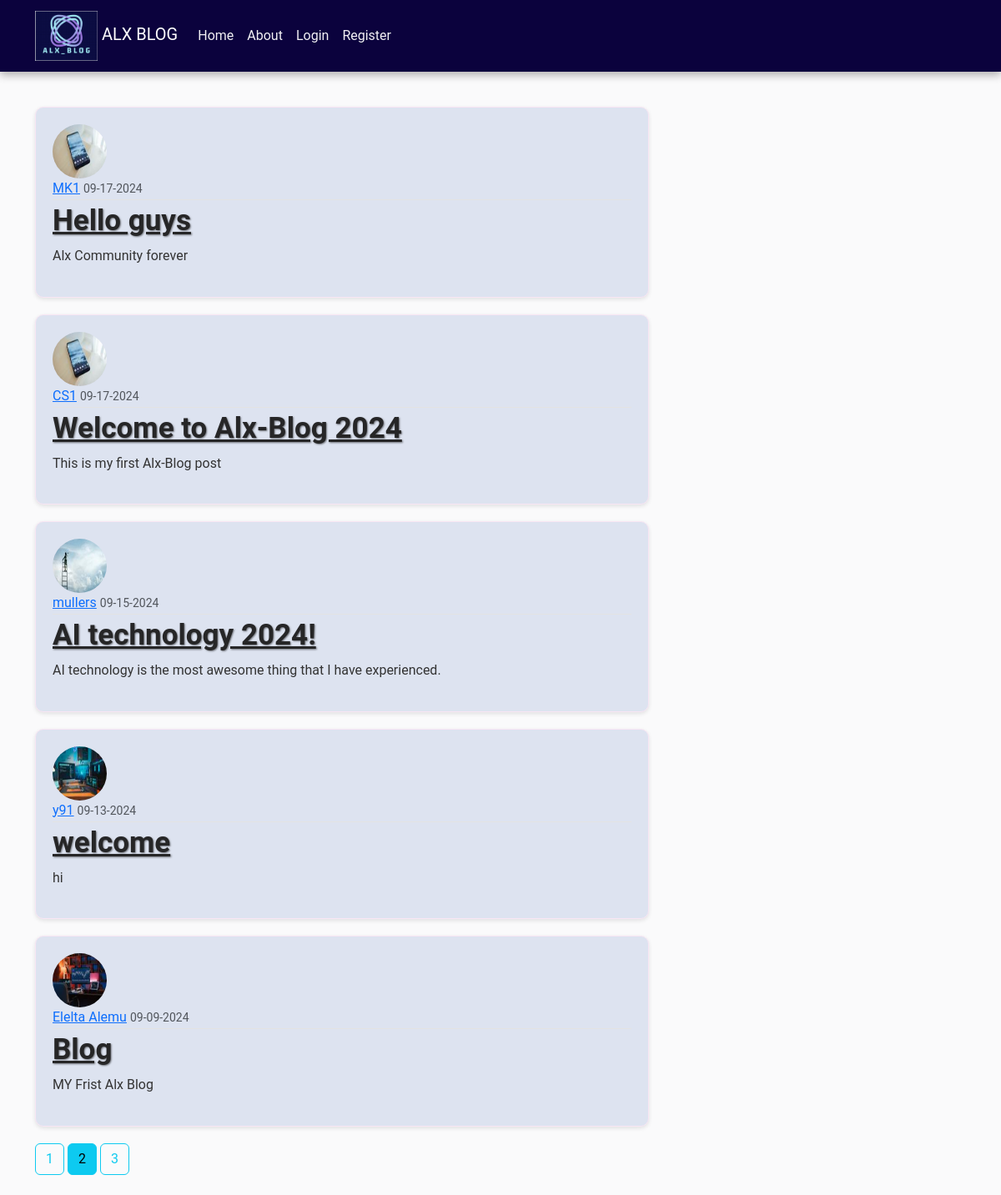
The page /home?page=2 on the database its author committed.
### alxblog/models.py (models this page shows, shortened)
class Post(db.Model):
    id = db.Column(db.Integer, primary_key=True)
    title = db.Column(db.String(150), nullable=False)
    date_posted = db.Column(db.DateTime, nullable=False, default=datetime.utcnow)
    content = db.Column(db.Text, nullable=False)
    user_id = db.Column(db.Integer, db.ForeignKey('user.id'), nullable=False)
    comments = db.relationship('Comment', backref='post', lazy=True)

class User(db.Model, UserMixin):
    id = db.Column(db.Integer, primary_key=True)
    username = db.Column(db.String(20), unique=True, nullable=False)
    email = db.Column(db.String(150), unique=True, nullable=False)
    image_file = db.Column(db.String(20), nullable=False, default='default.jpg')
    password = db.Column(db.String(60), nullable=False)
    posts = db.relationship('Post', backref='author', lazy=True)
    comments = db.relationship('Comment', back_populates='user', lazy=True)

### alxblog/routes.py (the view)
@app.route("/home")
def home():
    page = request.args.get('page', 1, type=int)
    posts = Post.query.order_by(Post.date_posted.desc()).paginate(page=page, per_page=5)
    return render_template('home.html', posts=posts, title='Home')

### alxblog/templates/home.html
{% extends "layout.html" %}
{% block content %}
{% for post in posts.items %}
 <article class="media content-section">
    <img class="rounded-circle article-img" src="{{ url_for('static', filename='profile_pics/' + post.author.image_file) }}">
    <div class="media-body">
      <div class="article-metadata">
        <a class="mr-2" href="#">{{ post.author.username }}</a>
        <small class="text-muted">{{ post.date_posted.strftime('%m-%d-%Y') }}</small>
      </div>
      <h2><a class="article-title" href="{{ url_for('post', post_id=post.id) }}">{{ post.title }}</a></h2>
      <p class="article-content">{{ post.content }}</p>
    </div>
  </article>
{% endfor %}
{% for page_num in posts.iter_pages(left_edge=1, right_edge=1, left_current=1, right_current=2) %}
{% if page_num %}
{% if posts.page == page_num%}
<a class="btn btn-info mb-4" href="{{ url_for('home', page=page_num) }}">{{ page_num }}</a>
{% else %}
<a class="btn btn-outline-info mb-4" href="{{ url_for('home', page=page_num) }}">{{ page_num }}</a>
{% endif %}
{% else %}
...
{% endif %}
{% endfor %}
{% endblock content %}

### alxblog/static/main.css (style rules this page uses)
body { background: #fafafb; font-family: "Roboto", sans-serif; font-size: medium; color: #333333; margin-top: 5rem; transition: background 0.5s ease; }
h1, h2, h3, h4, h5, h6 { font-size: 35px; color: #444444; text-shadow: 1px 1px 2px rgba(0, 0, 0, 0.5); }
.content-section { background: #dde3f0; padding: 20px; border: 1px solid #f8e6f4; border-radius: 10px; margin-bottom: 20px; box-shadow: 0 2px 5px rgba(0, 0, 0, 0.1); transition: transform 0.3s ease; }
.article-title { color: #262627; font-weight: bold; }
.article-content { white-space: pre-line; line-height: 1.6; }
.article-img { height: 65px; width: 65px; margin-right: 16px; border-radius: 50%; }
.article-metadata { padding-bottom: 1px; margin-bottom: 4px; border-bottom: 1px solid #e3e3e3; }

### rows shown on the page
Post: image_file (picture), author.username "MK1", date_posted "09-17-2024", title "Hello guys", content "Alx Community forever"
Post: image_file (picture), author.username "CS1", date_posted "09-17-2024", title "Welcome to Alx-Blog 2024", content "This is my first Alx-Blog post"
Post: image_file (picture), author.username "mullers", date_posted "09-15-2024", title "AI technology 2024!", content "AI technology is the most awesome thing that I have experienced."
Post: image_file (picture), author.username "y91", date_posted "09-13-2024", title "welcome", content "hi"
Post: image_file (picture), author.username "Elelta Alemu", date_posted "09-09-2024", title "Blog", content "MY Frist Alx Blog"

### other values the page prints
{{ page_num }} "1" "3"
{{ page_num }} "2"
